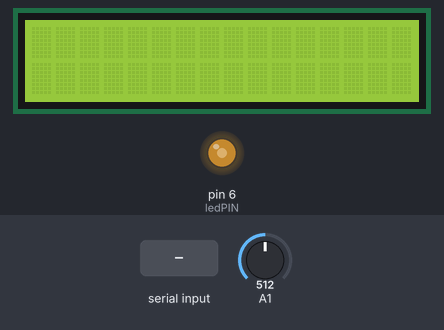
This sketch was run on a simulated Arduino Uno, built with avr-gcc and run on an emulated ATmega328P. Parts: 16×2 character LCD, output pins drawn as LEDs (lit = HIGH). The test bench sets the inputs (shaded band); at power-on: A1 = 512. What the sketch prints to the serial monitor is not drawn.

Above: at 1.2 s.
1.3 s: byte 30 received over Serial
2.9 s: byte 90 received over Serial
At 3.4 s:
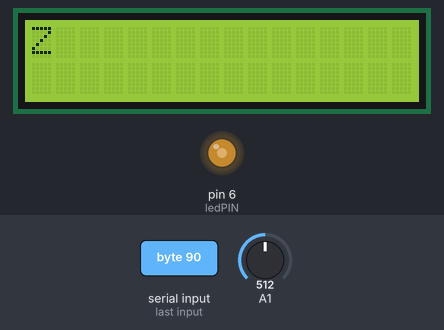
4.5 s: byte 120 received over Serial
At 5.8 s:
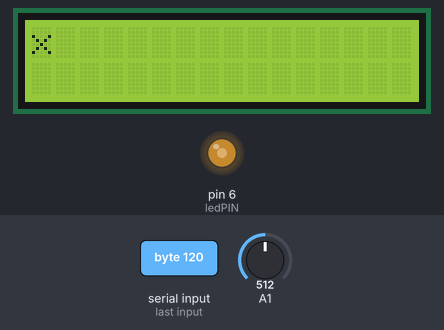
6.1 s: A1 set to 716
At 6.8 s:
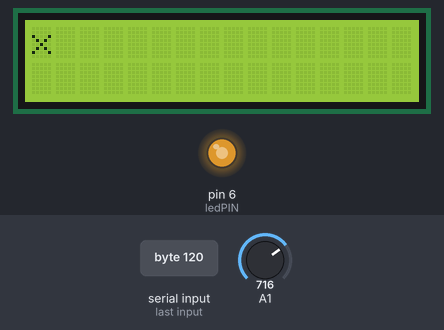
7.6 s: A1 set to 900
At 7.9 s:
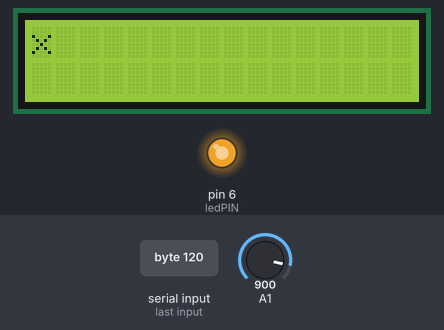
9.1 s: A1 set to 122
At 10.3 s:
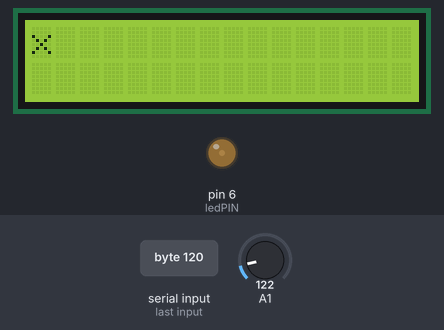
Timing chart, 0 to 11.6 s (numbered marks = the images above; inputs shaded):
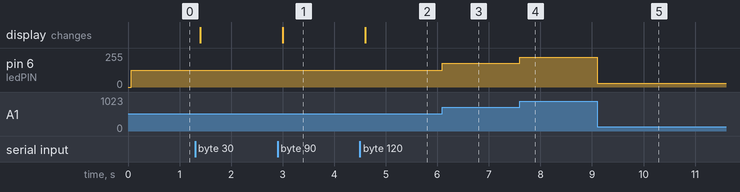

The sketch:

LCDShieldwithDimming.ino
```cpp
#include <LiquidCrystal.h>

LiquidCrystal lcd(12, 11, 5, 4, 3, 2);

 int ledPIN = 6;
 int lastMessage = 0;


void setup() {
   lcd.begin(16, 2);
   Serial.begin(9600);
   pinMode(ledPIN, OUTPUT);
}

void loop() {


 int brightness = map(analogRead(A1), 0, 1023, 0, 255);
 analogWrite(ledPIN, brightness);
//Serial.print("Brightness: ");
//Serial.println(brightness);

   if (Serial.available()) {
    delay(100);
    lcd.clear();
    while (Serial.available() > 0) {
      int newMessage = Serial.read();
      lcd.write(newMessage);
      Serial.write(newMessage);
//      lcd.write(lastMessage);
//      int lastMessage = newMessage;

    }
  }
   }
```

Measured:
- after the input at 2.9 s, the display: changes after 0.10 s (image 1)
- after the input at 4.5 s, the display: changes after 0.10 s (image 2)
- after the input at 6.1 s, pin 6 (ledPIN): 127/255 → 178/255 at once
- after the input at 7.6 s, pin 6 (ledPIN): 178/255 → 224/255 at once
- after the input at 9.1 s, pin 6 (ledPIN): 224/255 → 30/255 at once
